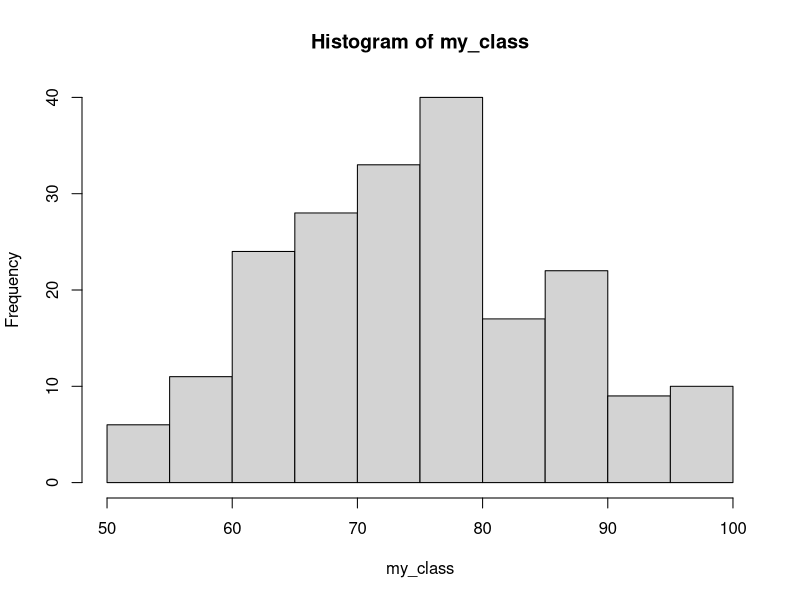
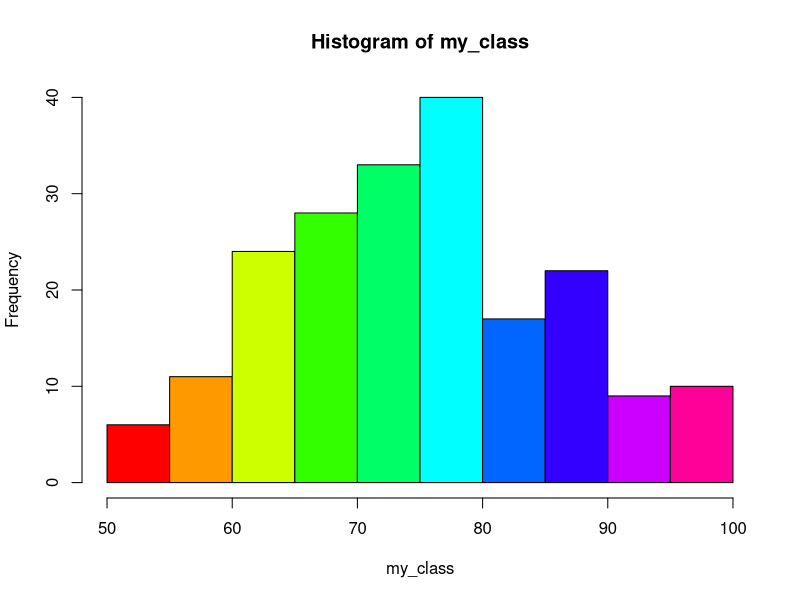
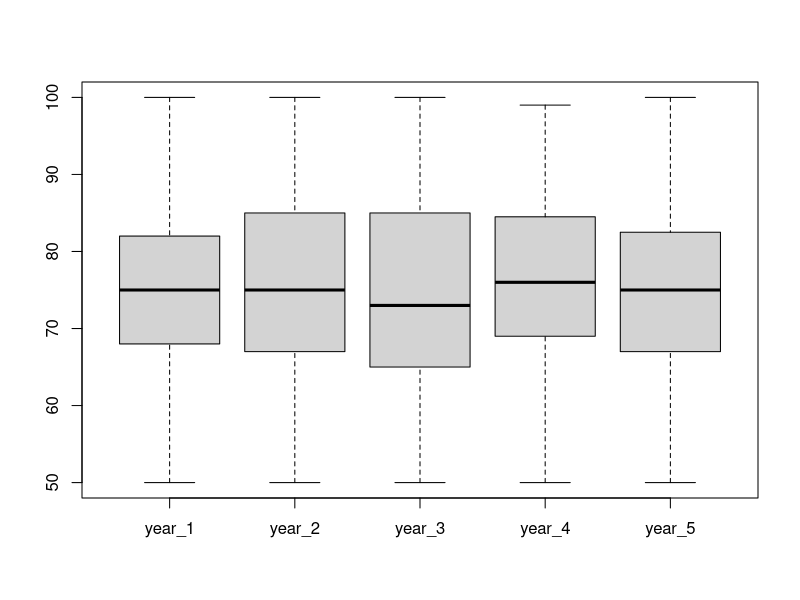

Generate these figures, in order, with R:
# REVIEW INTERMEDIATE R: CONDITIONALS & CONTROL FLOW

# 1. Grade analysis in R ####
# Suppose you're a student in a class with other 199 classmates. You want to analyze the grades of this academy. The highest possible grade is 100, the lowest possible grade is 0. 
# You know your own grade.
me <- 89
# You have the access to the anonymized grades of other students.
other_199 <- scan("other_199.txt") 
# You also have the access to the grades of previous 4 years. Import this data and convert it into a matrix with 4 columns: 
previous_4 <- matrix(scan("previous_4.txt"), ncol = 4)

# To format the data so that it'd be easier to work with and analyze later on, merge the three datasets:
my_class <- c(me, other_199)
# Build a 200x5 matrix using cbind() to merge columns:
last_5 <- cbind(my_class, previous_4)
# Name last_5 appropriately from year_1 to year_5:
colnames(last_5) <- paste0("year_", 1:5) # paste0() function uses an empty string to join strings.

# 2. Explore your data ####
# To get a good feel for your data, it's a good idea to make some visualizations and make some summaries.
# Build a histogram to have an overview of the grade this year:
hist(my_class) # your grade (89) is in the 85-90 bin.
# Distinguish different bars with different colors:
hist(my_class, col = rainbow(10)) # use rainbow palette.
# Generate a summary of each year:
summary(last_5)
# A boxplot is more informative here.
boxplot(last_5) # the plot shows only a slight difference among 5 years.

# 3. Basic queries ####
# Using relational operators to write queries to answer question about me, my_class and last_5. 
# Is your grade equal to 72?
me == 72
# Which grades in your class are higher than 75?
my_class > 75
# Which grades in the last 5 years are below or equal to 64?
last_5 <= 64
# The result of the queries should be a vector or a matrix of logicals.

# 4. Logical operator ####
# Next to relational operators, there are also logical operators, to combine logicals: & - AND, | - OR, ! - NOT.
# Is your grade greater than 87 and smaller than or equal to 89?
me > 87 & me <= 89
# Which grades in your class are below 60 or above 90?
my_class < 60 | my_class >90

# 5. Build aggregates ####
# Answering the question which grades in your class are higher than 75 with a vector of logicals is not very insightful. It's much better to ask the question how many grades in your class are higher than 75 instead. 
# For a logical vector, each TRUE counts as 1, and each FALSE — as zero. So summing all the elements of a logical vector is equivalent to counting all the 1’s (i.e. counting all the TRUE values).
# How many grades in your class are higher than 75?
sum(my_class > 75)
# How many students in your class scored strictly higher than you?
sum(my_class > me)
# Just in the same way, use mean() to find proportion of TRUE values in a logical vector: mean() returns the number of TRUE values divided by the total number of values.
# What's the proportion of grades below or equal to 64 in the last 5 years?
mean(last_5 <= 64)
# What's the proportion of grades in your class that are greater than or equal to 70 and lower than or equal to 85?
mean(my_class >= 70 & my_class <= 85)
# How many students in the last 5 years had a grade of 80 or 90?
sum(last_5 == 80 | last_5 == 90)

# 6. if, else ####
# Recall the syntax of if-else:
if (me > 80) {
  print("Good student!")
} else {
  print("Better luck nex year!")  
} # your grade (me) = 89, so the condition in the if statement evaluates to TRUE, and print("Good student!") is executed.
# Assign to n_smart the number of grades in my_class that are greater than or equal to 80.
n_smart <- sum(my_class >= 80)
# Write an if-else statement:
if (n_smart > 50) {
  print("smart class")
} else {
  print("rather average")
}

# 7. else if ####
# Assign prop_less the proportion of students whose grade - stored in my_class - was lower than yours:
prop_less <- mean(my_class < me)
# Customize further the if-else constructs with else if statement: 
if (prop_less > 0.9) {
  print("you're among the best 10 percent")
} else if (prop_less > 0.8) {
  print("you're among the best 20 percent")
} else {
  print("need more analysis")
}
# Imbedded if-else clauses:
if (mean(my_class) < 75) {
  if (mean(my_class) > me) {
    print("average year, but still smarter than me")
  } else {
    print("average year, but I'm not that bad")
  } 
} else {
  if (mean(my_class) > me) {
    print("smart year, even smarter than me")
  } else {
    print("smart year, but I am smarter")
  }
}
# See whether there were more high achievers than low achievers in your class:
top_grades <- my_class[my_class >= 85]
worst_grades <- my_class[my_class < 65]
if (sum(top_grades) > sum(worst_grades)) {
  print("top grades prevail")
}